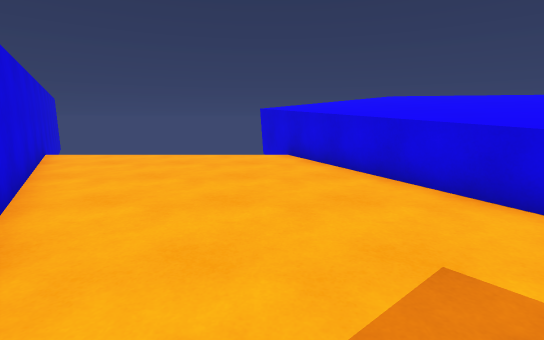
[1] (above)

13 first-person views from a walk through a scene from a Unity 3-D project. The camera is 1.3 m above the floor, tilts 10° down and sees 85° across. The floor is counted in squares, 1 m on a side. Each view is taken from the middle of a square. On the plan, view 1 faces up. The plan holds only what a view shows up to about 14 squares ahead; the rest is blank. The place goes on beyond the plan.

[2]
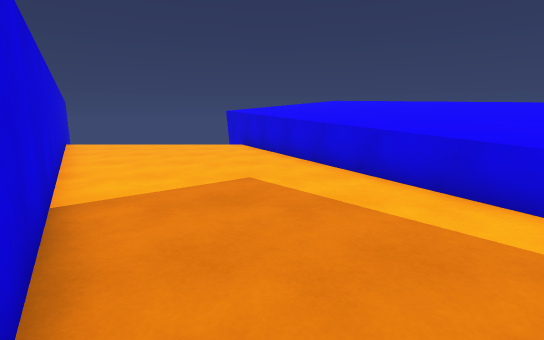

[3]
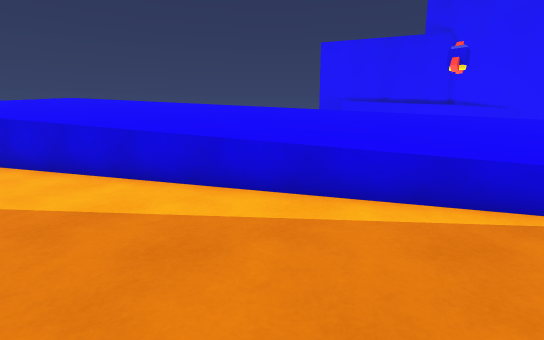

[4]
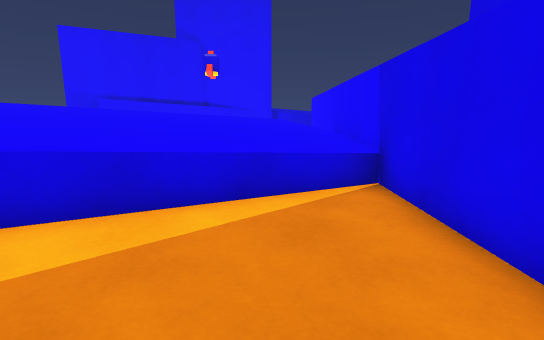

[5]
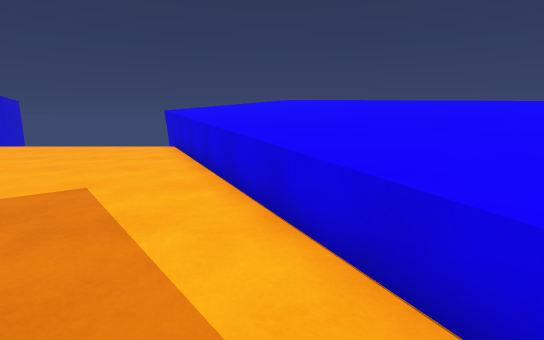

[6]
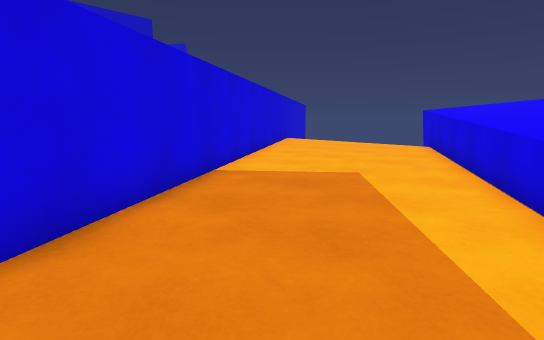

[7]
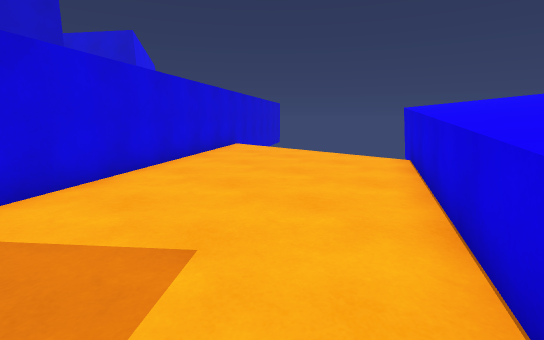

[8]
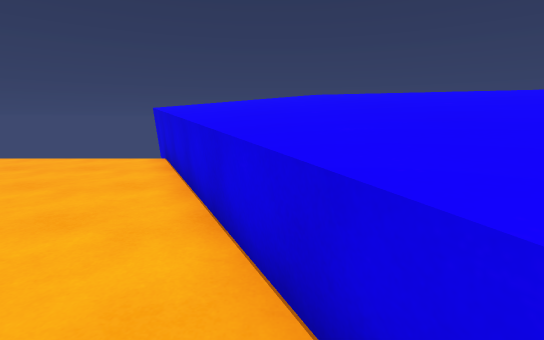

[9]
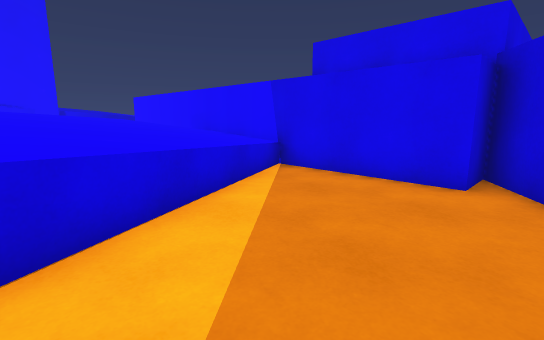

[10]
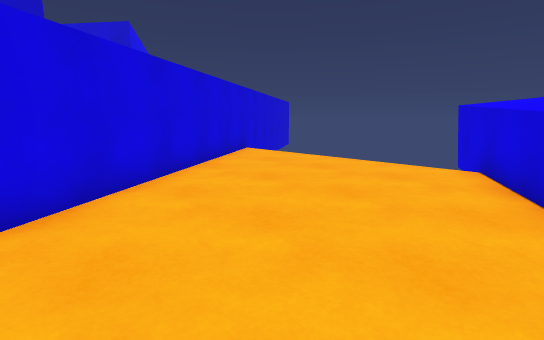

[11]
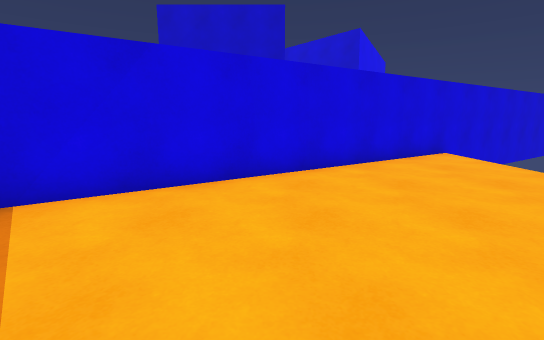

[12]
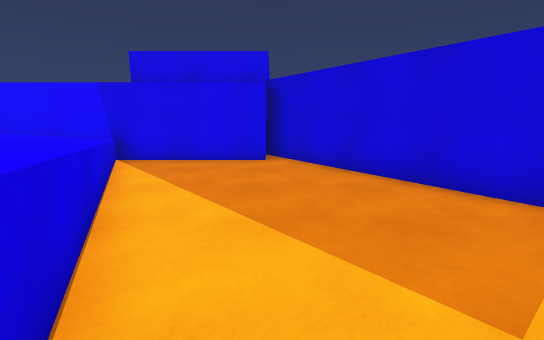

[13]
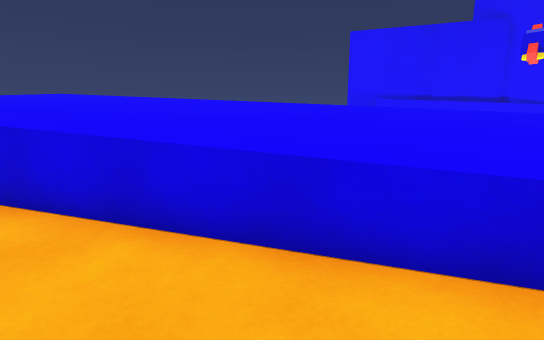

### Floor plan
Key: @ floor where view 1 was taken; # wall or solid block; . floor; ^ raised ledge.
Columns run from 8 left of view 1 to 9 right of it. Each row starts with its distance up from view 1.
 13         #^^^
 12         #^^^^
 11 #       ^^^^^^
 10 #........^^^^^^^
  9 ##.......^^^^^^^^
  8  #........^^^^^^^^
  7  ##.......^^^^^^^^
  6   ##.......^^^^^^^
  5    #.......^^^^^^^
  4    ##.......^^^^^^
  3     ##......^^^^^^
  2      #.......^^^^^
  1      ##......^^^^^
  0       ##@.....^^^^
 -1        #......^^^^
 -2        ##......^^^
 -3         ##.....^^^
 -4          #.....^^^
 -5          ##.#####^
 -6           ###

Positions as (right, up) in squares from view 1, and headings:
1: (0, 0), facing up
2: (2, -4), facing up
3: (2, -4), facing up-right
4: (2, -3), facing right
5: (5, -3), facing up
6: (5, -4), facing up-left
7: (4, 1), facing up-left
8: (4, 1), facing up
9: (2, 1), facing down-right
10: (2, 2), facing up-left
11: (3, 4), facing left
12: (3, 4), facing down
13: (3, -1), facing up-right
